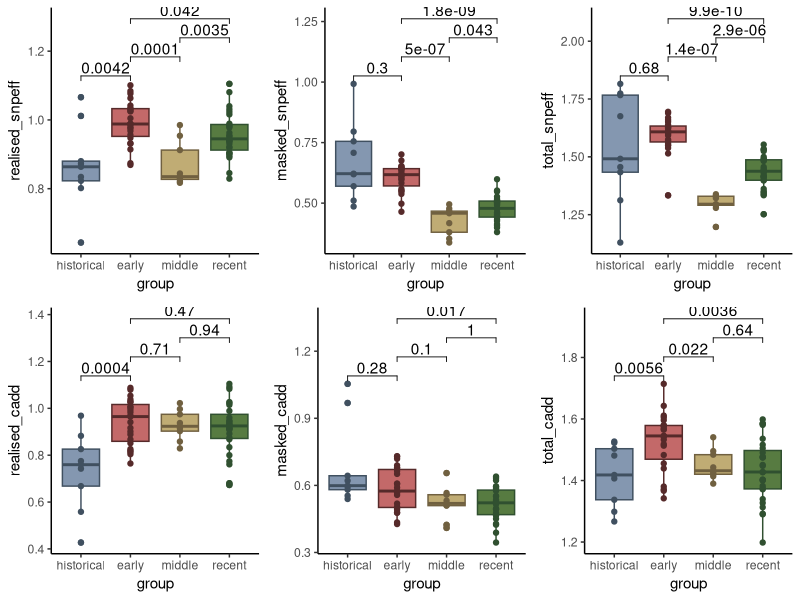
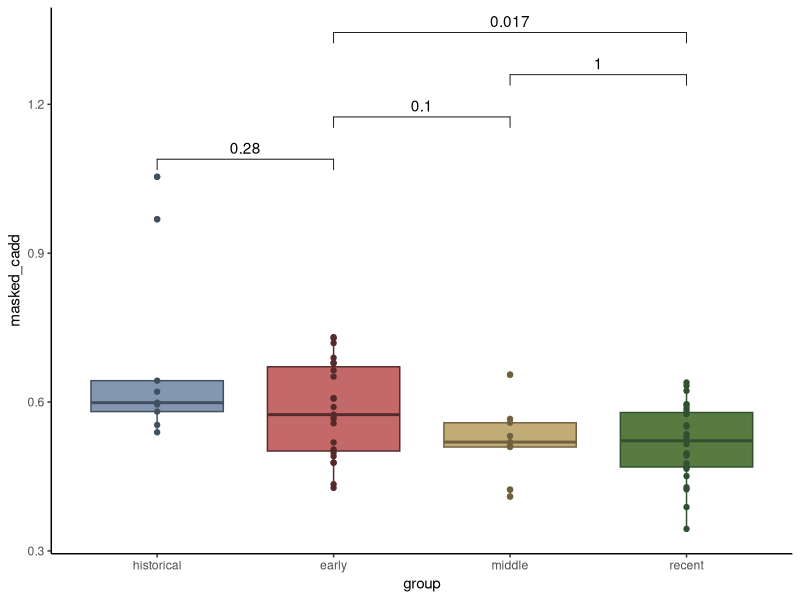
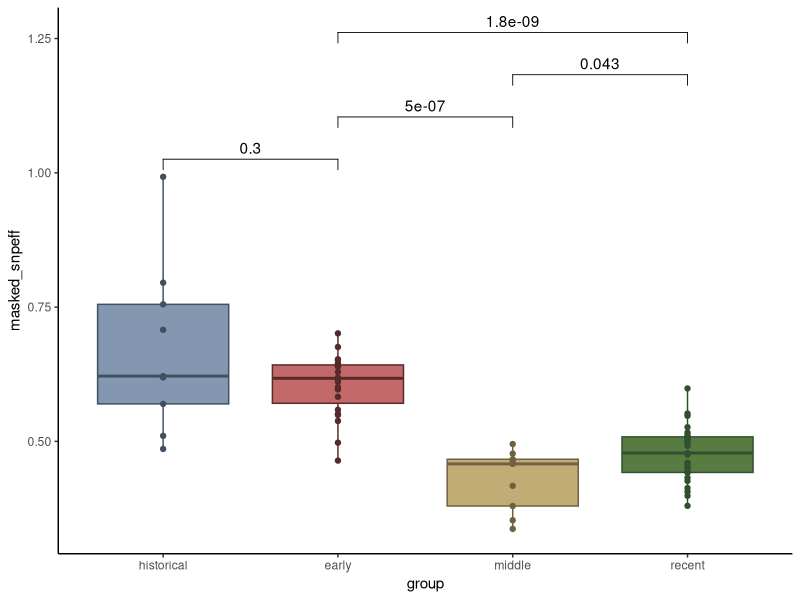
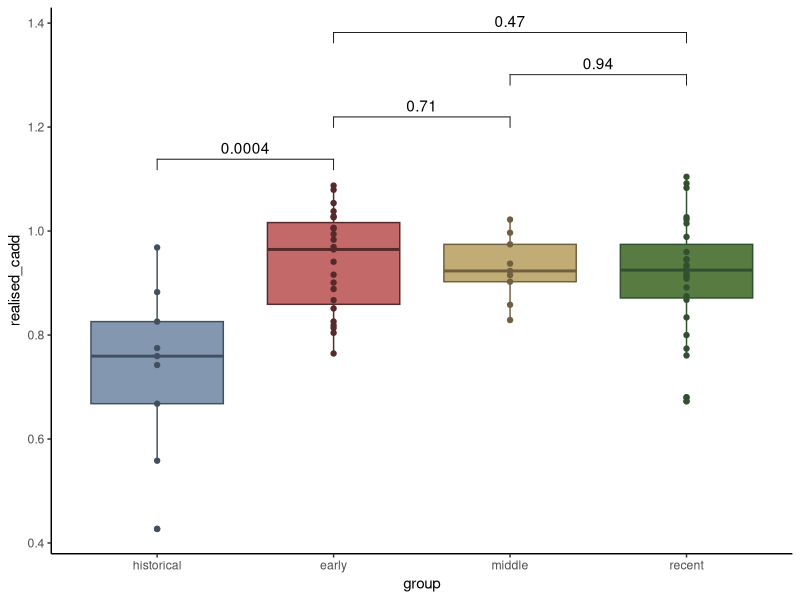
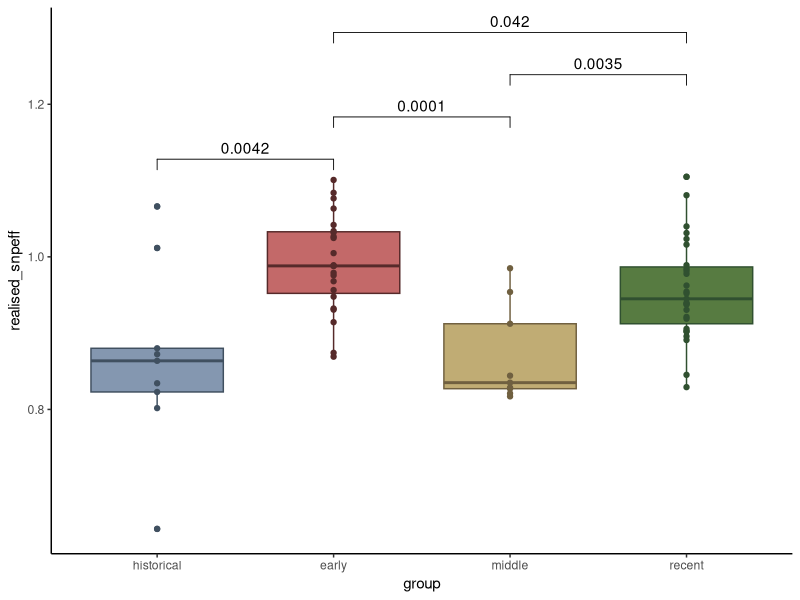
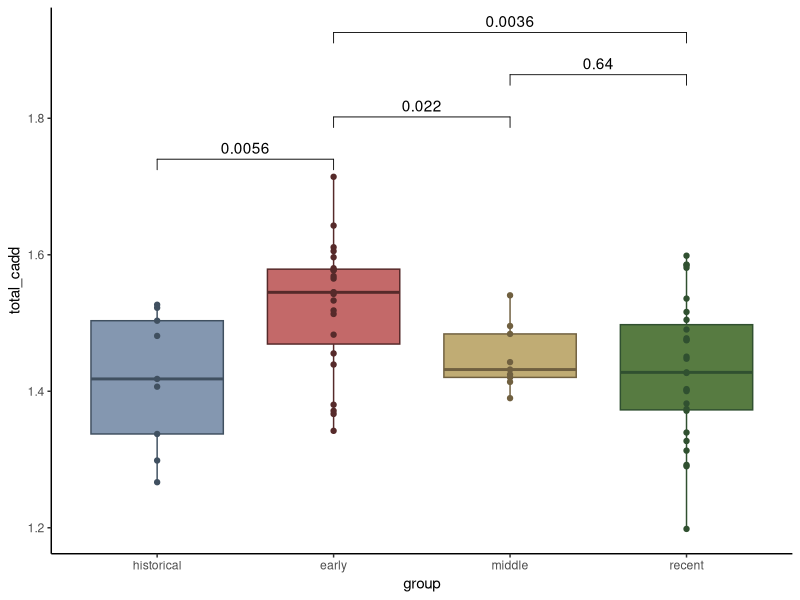
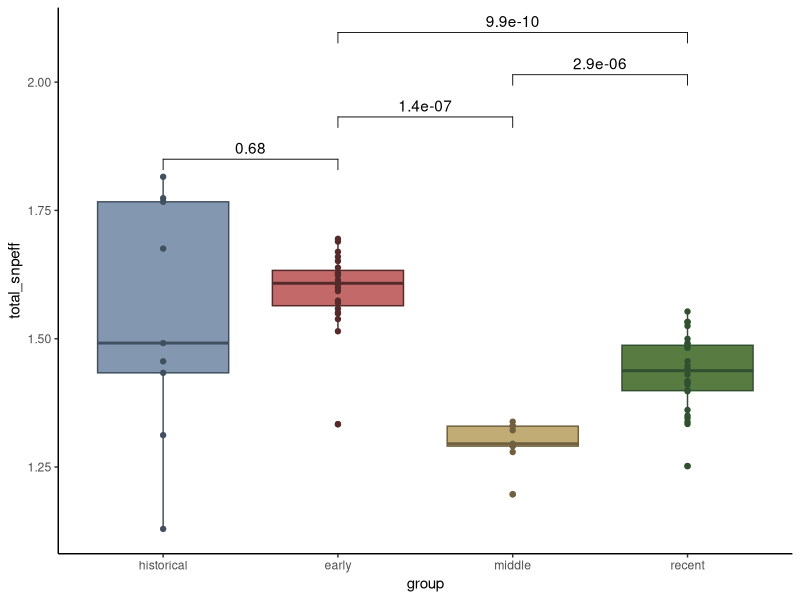

Generate these figures, in order, with R:
library(ggplot2)
library(ggpubr)
library(tidyverse)
library(ggrepel)
library(grid)
library(scales)

het_mk<-read.table("mk_low_het.txt", h=T, sep="\t")

sim_targets <- data.frame(group = c("early", "middle", "recent"),mean_GL = c(1.8199, 1.3525, 1.2100))
df <- merge(het_mk, sim_targets, by = "group", all.x = TRUE)
fit<-lm(mean_GL ~ high_all_corr + moderate_all_corr - 1, data = df)
coef(fit)
fit<-lm(mean_GL ~ cadd_01_total_corr + cadd_05_total_corr - 1, data = df[which(df$mean_GL>1),])

het_mk$realised_snpeff <- het_mk$high_hom_corr*0.004006967 + het_mk$moderate_hom_corr*0.003411724 
het_mk$masked_snpeff <- het_mk$high_het_corr*0.004006967/2 + het_mk$moderate_het_corr*0.003411724/2
het_mk$total_snpeff <- het_mk$realised_snpeff + het_mk$masked_snpeff

het_mk$realised_cadd <- het_mk$cadd_01_hom_corr*0.037198194 + het_mk$cadd_05_hom_corr*0.002187137 
het_mk$masked_cadd <- het_mk$cadd_01_het_corr*0.037198194/2 + het_mk$cadd_05_het_corr*0.002187137/2
het_mk$total_cadd <- het_mk$realised_cadd + het_mk$masked_cadd

effect_df <- df[which(df$mean_GL>1),]
loo_results <- lapply(1:nrow(effect_df), function(i) {
  temp_df <- effect_df[-i, ]
  fit_i <- lm(mean_GL ~ high_all_corr + moderate_all_corr - 1, data = temp_df)
  
  data.frame(
    s_HIGH = coef(fit_i)[[1]],
    s_MOD  = coef(fit_i)[[2]]
  )
})

loo_results <- bind_rows(loo_results)
summary(loo_results$s_HIGH)
summary(loo_results$s_MOD)

loo_results <- lapply(1:nrow(effect_df), function(i) {
  temp_df <- effect_df[-i, ]
  fit_i <- lm(mean_GL ~ cadd_01_total_corr + cadd_05_total_corr - 1, data = temp_df)
  
  data.frame(
    s_HIGH = coef(fit_i)[[1]],
    s_MOD  = coef(fit_i)[[2]]
  )
})

loo_results <- bind_rows(loo_results)
summary(loo_results$s_HIGH)
summary(loo_results$s_MOD)


mk_compare <- list(c("historical", "early"),c("middle", "early"), c("middle", "recent"), c("early", "recent"))
realised_snpeff <- ggplot(het_mk[which(het_mk$sample!="aMK_SB787"),], aes(x=group, y=realised_snpeff, color=group, fill=group)) +
  geom_boxplot() +
  geom_point() +
  stat_compare_means(comparisons = mk_compare, method = "wilcox.test", paired=FALSE)+
  scale_x_discrete(limit = c('historical','early','middle','recent')) +
  scale_color_manual(values = c("#562A2A","#706040","#305030","#405060"),breaks = c('early','middle','recent','historical')) +
  scale_fill_manual(values = c("#C36969","#C0AC74","#577B41","#8497B0"),breaks = c('early','middle','recent','historical')) +
  theme_classic() +
  theme(legend.position = "none")
masked_snpeff <- ggplot(het_mk[which(het_mk$sample!="aMK_SB787"),], aes(x=group, y=masked_snpeff, color=group, fill=group)) +
  geom_boxplot() +
  geom_point() +
  stat_compare_means(comparisons = mk_compare, method = "wilcox.test", paired=FALSE)+
  scale_x_discrete(limit = c('historical','early','middle','recent')) +
  scale_color_manual(values = c("#562A2A","#706040","#305030","#405060"),breaks = c('early','middle','recent','historical')) +
  scale_fill_manual(values = c("#C36969","#C0AC74","#577B41","#8497B0"),breaks = c('early','middle','recent','historical')) +
  theme_classic() +
  theme(legend.position = "none")
total_snpeff <- ggplot(het_mk[which(het_mk$sample!="aMK_SB787"),], aes(x=group, y=total_snpeff, color=group, fill=group)) +
  geom_boxplot() +
  geom_point() +
  stat_compare_means(comparisons = mk_compare, method = "wilcox.test", paired=FALSE)+
  scale_x_discrete(limit = c('historical','early','middle','recent')) +
  scale_color_manual(values = c("#562A2A","#706040","#305030","#405060"),breaks = c('early','middle','recent','historical')) +
  scale_fill_manual(values = c("#C36969","#C0AC74","#577B41","#8497B0"),breaks = c('early','middle','recent','historical')) +
  theme_classic() +
  theme(legend.position = "none")

realised_cadd <- ggplot(het_mk[which(het_mk$sample!="aMK_SB787"),], aes(x=group, y=realised_cadd, color=group, fill=group)) +
  geom_boxplot() +
  geom_point() +
  stat_compare_means(comparisons = mk_compare, method = "wilcox.test", paired=FALSE)+
  scale_x_discrete(limit = c('historical','early','middle','recent')) +
  scale_color_manual(values = c("#562A2A","#706040","#305030","#405060"),breaks = c('early','middle','recent','historical')) +
  scale_fill_manual(values = c("#C36969","#C0AC74","#577B41","#8497B0"),breaks = c('early','middle','recent','historical')) +
  theme_classic() +
  theme(legend.position = "none")
masked_cadd <- ggplot(het_mk[which(het_mk$sample!="aMK_SB787"),], aes(x=group, y=masked_cadd, color=group, fill=group)) +
  geom_boxplot() +
  geom_point() +
  stat_compare_means(comparisons = mk_compare, method = "wilcox.test", paired=FALSE)+
  scale_x_discrete(limit = c('historical','early','middle','recent')) +
  scale_color_manual(values = c("#562A2A","#706040","#305030","#405060"),breaks = c('early','middle','recent','historical')) +
  scale_fill_manual(values = c("#C36969","#C0AC74","#577B41","#8497B0"),breaks = c('early','middle','recent','historical')) +
  theme_classic() +
  theme(legend.position = "none")
total_cadd <- ggplot(het_mk[which(het_mk$sample!="aMK_SB787"),], aes(x=group, y=total_cadd, color=group, fill=group)) +
  geom_boxplot() +
  geom_point() +
  stat_compare_means(comparisons = mk_compare, method = "wilcox.test", paired=FALSE)+
  scale_x_discrete(limit = c('historical','early','middle','recent')) +
  scale_color_manual(values = c("#562A2A","#706040","#305030","#405060"),breaks = c('early','middle','recent','historical')) +
  scale_fill_manual(values = c("#C36969","#C0AC74","#577B41","#8497B0"),breaks = c('early','middle','recent','historical')) +
  theme_classic() +
  theme(legend.position = "none")

pushViewport(viewport(layout = grid.layout(2,3)))
vplayout <- function(x,y){viewport(layout.pos.row = x, layout.pos.col = y)}  
print(realised_snpeff, vp = vplayout(1,1))
print(masked_snpeff, vp = vplayout(1,2))
print(total_snpeff, vp = vplayout(1,3))
print(realised_cadd, vp = vplayout(2,1))
print(masked_cadd, vp = vplayout(2,2))
print(total_cadd, vp = vplayout(2,3))
